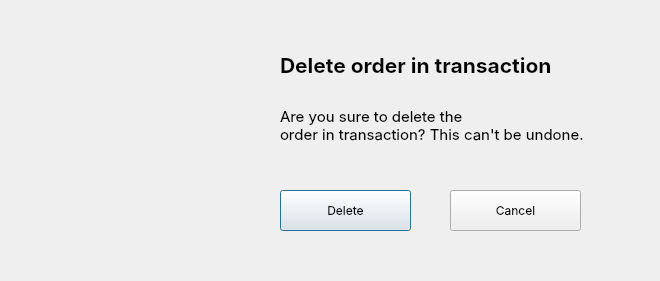
<?xml version="1.0" encoding="UTF-8"?>
<ui version="4.0">
 <class>Dialog</class>
 <widget class="QDialog" name="Dialog">
  <property name="geometry">
   <rect>
    <x>0</x>
    <y>0</y>
    <width>660</width>
    <height>281</height>
   </rect>
  </property>
  <property name="windowTitle">
   <string>Dialog</string>
  </property>
  <widget class="QLabel" name="label">
   <property name="geometry">
    <rect>
     <x>40</x>
     <y>40</y>
     <width>200</width>
     <height>200</height>
    </rect>
   </property>
   <property name="text">
    <string/>
   </property>
   <property name="pixmap">
    <pixmap>delete_warning.png</pixmap>
   </property>
   <property name="scaledContents">
    <bool>true</bool>
   </property>
  </widget>
  <widget class="QPushButton" name="pushButton">
   <property name="geometry">
    <rect>
     <x>280</x>
     <y>190</y>
     <width>131</width>
     <height>41</height>
    </rect>
   </property>
   <property name="font">
    <font>
     <family>SF Pro Display</family>
     <pointsize>9</pointsize>
    </font>
   </property>
   <property name="text">
    <string>Delete</string>
   </property>
   <property name="default">
    <bool>false</bool>
   </property>
   <property name="flat">
    <bool>false</bool>
   </property>
  </widget>
  <widget class="QPushButton" name="pushButton_2">
   <property name="geometry">
    <rect>
     <x>450</x>
     <y>190</y>
     <width>131</width>
     <height>41</height>
    </rect>
   </property>
   <property name="font">
    <font>
     <family>SF Pro Display</family>
     <pointsize>9</pointsize>
    </font>
   </property>
   <property name="text">
    <string>Cancel</string>
   </property>
  </widget>
  <widget class="QLabel" name="label_2">
   <property name="geometry">
    <rect>
     <x>280</x>
     <y>30</y>
     <width>391</width>
     <height>71</height>
    </rect>
   </property>
   <property name="font">
    <font>
     <family>SF Pro Display</family>
     <pointsize>16</pointsize>
     <weight>75</weight>
     <bold>true</bold>
    </font>
   </property>
   <property name="text">
    <string>Delete order in transaction</string>
   </property>
  </widget>
  <widget class="QLabel" name="label_3">
   <property name="geometry">
    <rect>
     <x>280</x>
     <y>90</y>
     <width>391</width>
     <height>71</height>
    </rect>
   </property>
   <property name="font">
    <font>
     <family>SF Pro Display</family>
     <pointsize>11</pointsize>
     <weight>50</weight>
     <bold>false</bold>
    </font>
   </property>
   <property name="text">
    <string>&lt;html&gt;&lt;head/&gt;&lt;body&gt;&lt;p&gt;Are you sure to delete the&lt;br/&gt;order in transaction? This can't be undone.&lt;/p&gt;&lt;/body&gt;&lt;/html&gt;</string>
   </property>
  </widget>
 </widget>
 <resources/>
 <connections/>
</ui>
